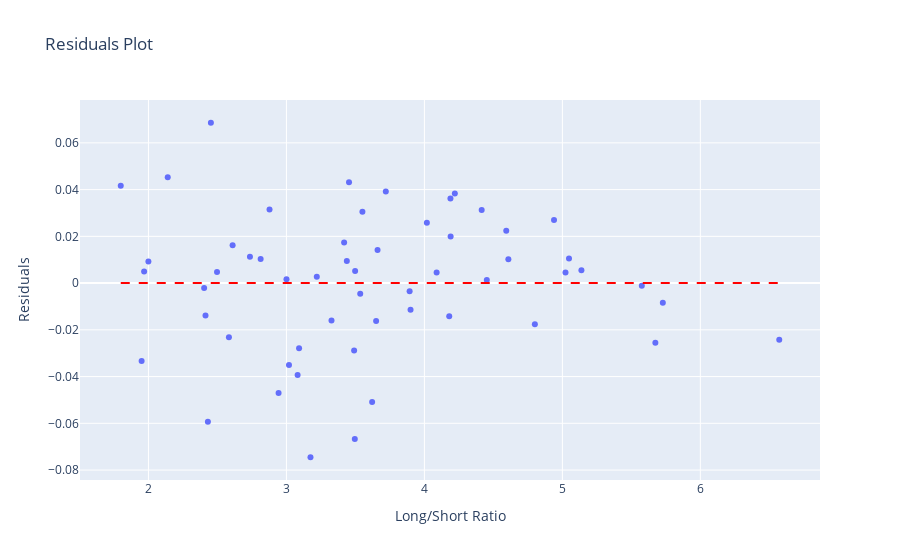

The cell this chart's notebook holds for it:
### Markdown cell above
##### [The correlation coefficient that we computed between the Close Return and Long/Short variables tells us about the strength and direction of the linear relationship between these variables. However, correlation does not necessarily imply causation.  $\\$       In other words, just because there is a correlation between the Close Return and Long/Short variables, it does not mean that changes in the Long/Short variable cause changes in the Close Return variable or vice versa. There could be other factors or variables that influence both of these variables, or the relationship could be spurious and not based on a true cause-and-effect relationship.]()

### Code cell
# Compute the residuals of the model
residuals = model.resid

# Create a scatter plot of the residuals
fig = go.Figure()
fig.add_trace(go.Scatter(x=X['Long/Short'], y=residuals, mode='markers', name='Residuals'))
fig.add_shape(dict(type='line', x0=X['Long/Short'].min(), y0=0, x1=X['Long/Short'].max(), y1=0, line=dict(color='red', width=2, dash='dash')))
fig.update_layout(xaxis_title='Long/Short Ratio', yaxis_title='Residuals', title='Residuals Plot')

# Conduct a Ljung-Box test on the residuals
lbvalue, pvalue = sm.stats.acorr_ljungbox(residuals, lags=[10])
print('Ljung-Box Test Results:')
print('Ljung-Box Q-value: ', lbvalue)
print('P-values: ', pvalue)

# Display the plot
fig.show()

### Figure 1 — Plotly figure (JSON) as saved in the notebook; plotly's stock layout.template omitted (floating-point values rounded to 4 significant figures)
{"data": [{"mode": "markers", "name": "Residuals", "type": "scatter", "x": [6.572, 4.593, 2.736, 3.081, 2.813, 2.0, 1.799, 1.95, 1.969, 2.61, 4.609, 5.674, 5.576, 5.023, 4.18, 4.801, 4.189, 3.551, 3.9, 3.535, 3.22, 3.621, 3.454, 2.583, 3.001, 3.438, 3.893, 3.661, 3.496, 3.174, 4.939, 5.138, 5.728, 5.048, 4.415, 4.089, 3.65, 3.092, 3.019, 2.878, 2.943, 2.453, 2.404, 2.414, 2.497, 2.431, 2.14, 4.452, 3.72, 3.491, 3.327, 3.498, 4.018, 4.19, 4.221, 3.418], "y": [-0.02422, 0.02241, 0.01123, -0.03934, 0.01034, 0.009202, 0.04165, -0.03337, 0.00495, 0.0162, 0.01017, -0.0255, -0.001085, 0.00453, -0.0142, -0.01764, 0.03623, 0.03051, -0.01137, -0.004588, 0.002728, -0.0509, 0.04314, -0.02318, 0.001622, 0.009503, -0.003492, 0.01419, -0.06675, -0.07452, 0.02699, 0.005489, -0.00844, 0.01057, 0.03132, 0.004546, -0.01617, -0.02786, -0.03503, 0.03144, -0.04699, 0.06861, -0.002134, -0.01388, 0.004775, -0.05929, 0.0453, 0.001314, 0.03921, -0.02885, -0.01601, 0.005181, 0.0258, 0.01999, 0.03833, 0.01735]}], "layout": {"shapes": [{"line": {"color": "red", "dash": "dash", "width": 2}, "type": "line", "x0": 1.799, "x1": 6.572, "y0": 0, "y1": 0}], "title": {"text": "Residuals Plot"}, "xaxis": {"title": {"text": "Long/Short Ratio"}}, "yaxis": {"title": {"text": "Residuals"}}}}
